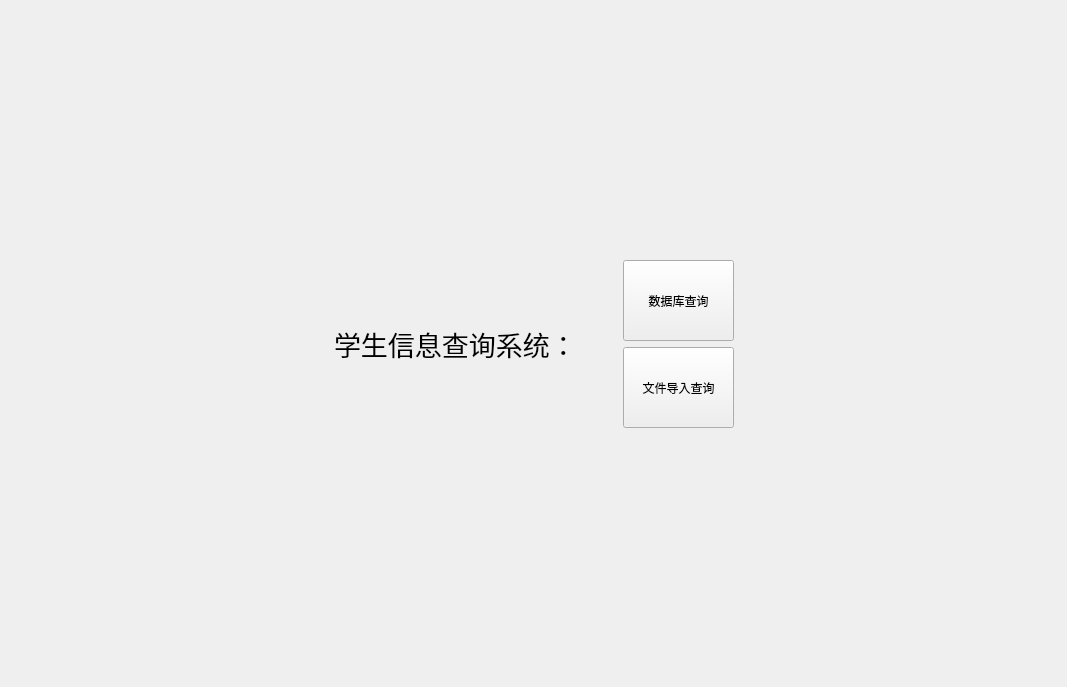
<?xml version="1.0" encoding="UTF-8"?>
<ui version="4.0">
 <class>welcome</class>
 <widget class="QWidget" name="welcome">
  <property name="geometry">
   <rect>
    <x>0</x>
    <y>0</y>
    <width>1067</width>
    <height>687</height>
   </rect>
  </property>
  <property name="windowTitle">
   <string>Form</string>
  </property>
  <property name="styleSheet">
   <string notr="true">
</string>
  </property>
  <layout class="QGridLayout" name="gridLayout">
   <item row="0" column="1">
    <spacer name="verticalSpacer_2">
     <property name="orientation">
      <enum>Qt::Vertical</enum>
     </property>
     <property name="sizeHint" stdset="0">
      <size>
       <width>20</width>
       <height>236</height>
      </size>
     </property>
    </spacer>
   </item>
   <item row="1" column="0">
    <spacer name="horizontalSpacer_2">
     <property name="orientation">
      <enum>Qt::Horizontal</enum>
     </property>
     <property name="sizeHint" stdset="0">
      <size>
       <width>280</width>
       <height>20</height>
      </size>
     </property>
    </spacer>
   </item>
   <item row="1" column="1">
    <layout class="QHBoxLayout" name="horizontalLayout">
     <item>
      <widget class="QLabel" name="label">
       <property name="focusPolicy">
        <enum>Qt::NoFocus</enum>
       </property>
       <property name="text">
        <string>&lt;html&gt;&lt;head/&gt;&lt;body&gt;&lt;p&gt;&lt;span style=&quot; font-size:20pt;&quot;&gt;学生信息查询系统：&lt;/span&gt;&lt;/p&gt;&lt;/body&gt;&lt;/html&gt;</string>
       </property>
      </widget>
     </item>
     <item>
      <spacer name="horizontalSpacer_3">
       <property name="orientation">
        <enum>Qt::Horizontal</enum>
       </property>
       <property name="sizeHint" stdset="0">
        <size>
         <width>40</width>
         <height>20</height>
        </size>
       </property>
      </spacer>
     </item>
     <item>
      <layout class="QVBoxLayout" name="verticalLayout">
       <item>
        <widget class="QPushButton" name="sql_source_button">
         <property name="minimumSize">
          <size>
           <width>91</width>
           <height>81</height>
          </size>
         </property>
         <property name="text">
          <string>数据库查询</string>
         </property>
        </widget>
       </item>
       <item>
        <widget class="QPushButton" name="file_source_button">
         <property name="minimumSize">
          <size>
           <width>111</width>
           <height>81</height>
          </size>
         </property>
         <property name="text">
          <string>文件导入查询</string>
         </property>
        </widget>
       </item>
      </layout>
     </item>
    </layout>
   </item>
   <item row="1" column="2">
    <spacer name="horizontalSpacer">
     <property name="orientation">
      <enum>Qt::Horizontal</enum>
     </property>
     <property name="sizeHint" stdset="0">
      <size>
       <width>279</width>
       <height>20</height>
      </size>
     </property>
    </spacer>
   </item>
   <item row="2" column="1">
    <spacer name="verticalSpacer">
     <property name="orientation">
      <enum>Qt::Vertical</enum>
     </property>
     <property name="sizeHint" stdset="0">
      <size>
       <width>20</width>
       <height>236</height>
      </size>
     </property>
    </spacer>
   </item>
  </layout>
 </widget>
 <resources/>
 <connections/>
</ui>
